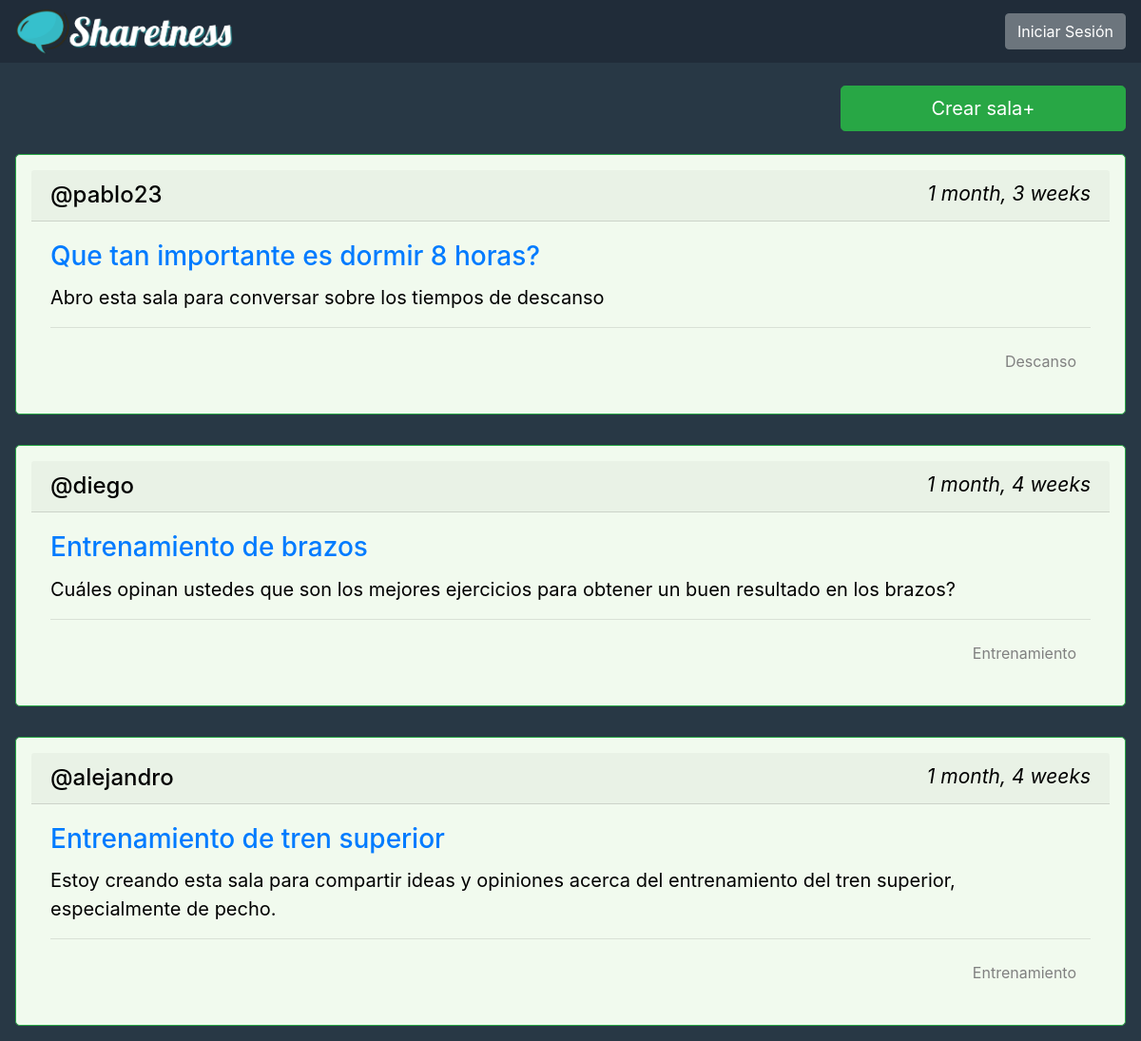
Before: / with the older database file.
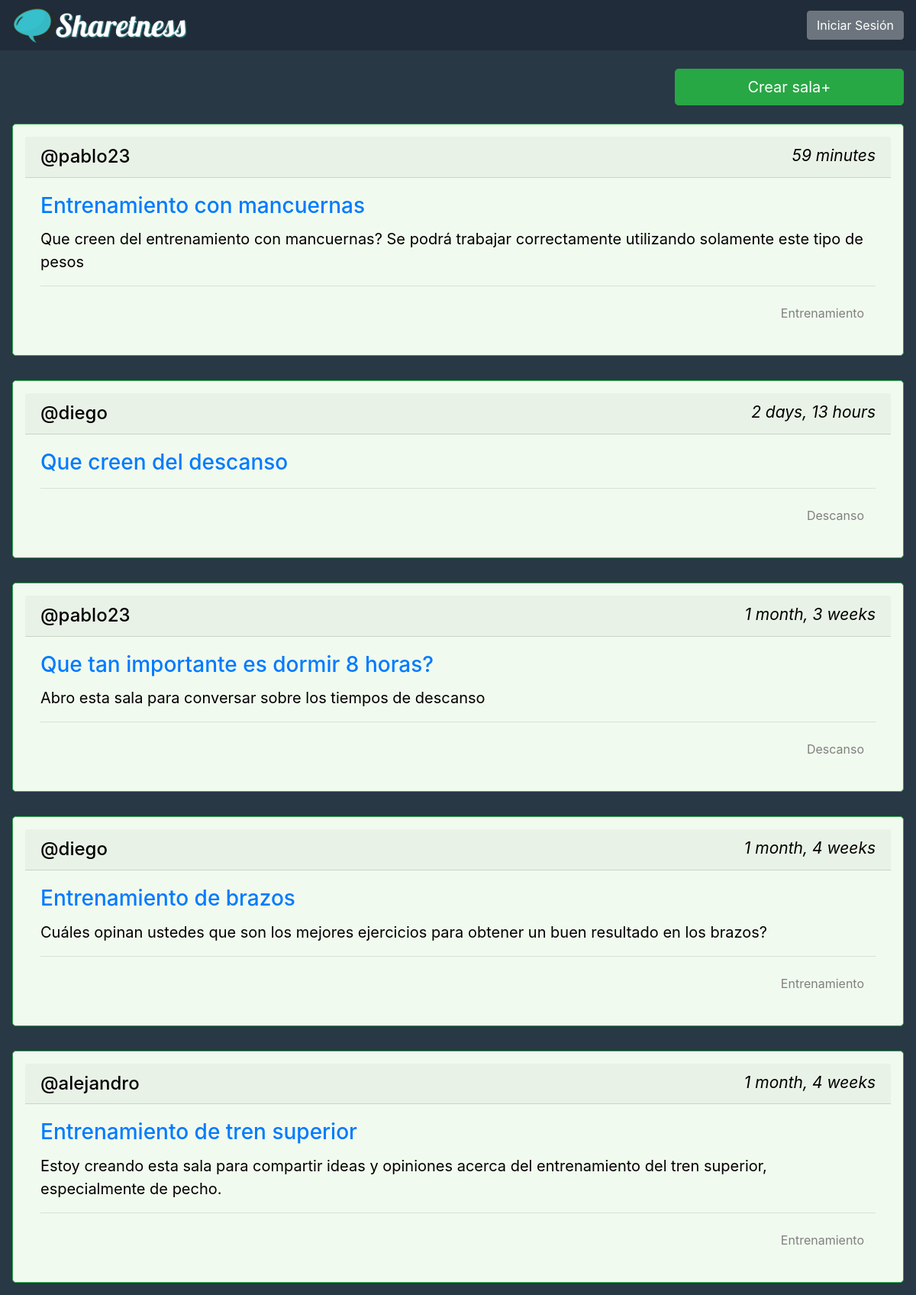
After: the same page with the newer database file.
### forum/models.py (models this page shows, shortened)
class Room(models.Model):
    host = models.ForeignKey(User, on_delete=models.SET_NULL, null=True)
    topic = models.ForeignKey(Topic, on_delete=models.SET_NULL, null=True)
    name = models.CharField(max_length=200)
    description =models.TextField(null=True, blank=True)
    update = models.DateTimeField(auto_now=True)
    created = models.DateTimeField(auto_now_add=True)
    class Meta:
        ordering = ['-update', '-created']

class Topic(models.Model):
    name = models.CharField(max_length=200)
    def __str__(self):
        return self.name

### forum/views.py (the view)
# urls.py: path('', views.home, name="home"),
def home(request):
    rooms = Room.objects.all()
    context = {'rooms': rooms}
    return render(request, 'forum/home.html', context)

### forum/templates/forum/home.html (shortened to what this page needs)
{% extends 'main.html' %}
{% block content %}
    <div class=" d-flex flex-column justify-content-center align-items-center">
        {% include 'forum/feed_component.html' %}
    </div>
{% endblock content %}

### forum/templates/forum/feed_component.html (shortened to what this page needs)
<div class=" d-flex flex-column">
    <a href={% url 'create-room' %} class="h4 btn btn-success btn-lg create__button w-25 align-self-end mt-4 mb-2">Crear sala+</a>
    {% for room in rooms %}
    <div class="card room__box border border-success m-3 rounded-lg p-3">
        <h4 class="card-header">
            <span style="color:black">@{{ room.host.username }}</span>
            <small style="color:black" class="font-italic">{{ room.created|timesince }}</small>
        </h4>
        <div class="card-body">
            <h3 class="card-title"><a href="/room/{{room.id}}">{{ room.name }}</a></h3>
            <p class="card-text" style="color:black; font-size:20px">{{ room.description }}</p>
        <hr>
        <div class="d-flex">
            <div class="room__topic ml-auto align-self-center">{{ room.topic }}</div>
        </div>
        </div>
    </div>
    {% endfor %}
</div>

Changed rows visible on the page:
added Room: host.username "pablo23", created "59 minutes", name "Entrenamiento con mancuernas", description "Que creen del entrenamiento con mancuernas? Se podrá trabajar correctamente utilizando solamente este tipo de pesos", topic "Entrenamiento"
added Room: host.username "diego", created "2 days, 13 hours", name "Que creen del descanso", topic "Descanso"
